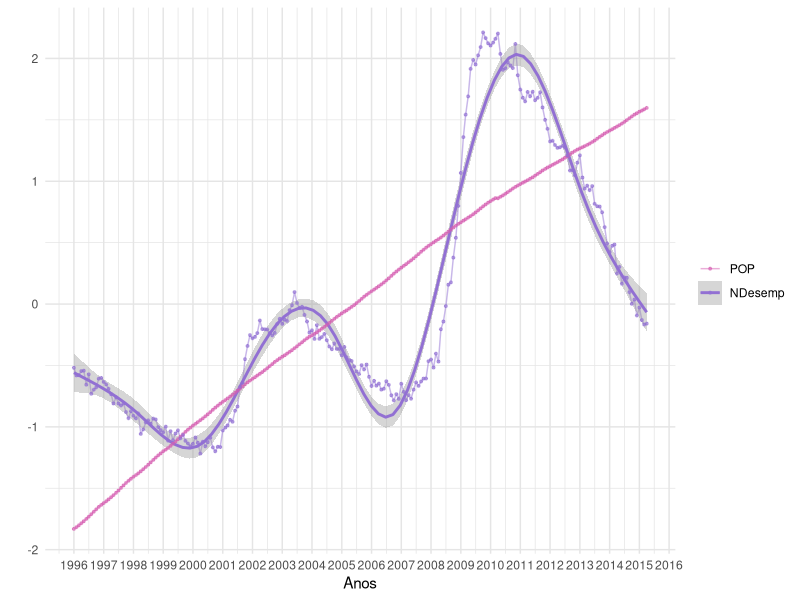

R code for this plot:
library(readxl)
library(tidyverse)
library(reshape2)

# build dataframe
data <- read_xlsx("econ.xlsx") 

data$tempo <- as.Date(data$tempo, format = "%Y-%m-%d")
df <- subset(data, tempo >= as.Date("1996-01-01"))
df <- df[,c("tempo", "pop", "ndesemp")]

# Apply variable transformation
stdd_pop = sd(df[[2]], na.rm = TRUE)
mean_pop = mean(df[[2]], na.rm = TRUE)

stdd_ndesemp = sd(df[[3]], na.rm = TRUE)
mean_ndesemp = mean(df[[3]], na.rm = TRUE)

df[,c("pop")] <- (df[,c("pop")] - mean_pop) / stdd_pop
df[,c("ndesemp")] <- (df[,c("ndesemp")] - mean_ndesemp) / stdd_ndesemp

# Plot
# Convert to a melted data frame
meltdf <- melt(df, id="tempo")

# Create plot
plot <- ggplot(data = meltdf, aes(x=tempo, y=value, colour=variable, group=variable)) +
  geom_line(linewidth=0.5, alpha=0.5,na.rm = TRUE) +
  geom_smooth(data = subset(meltdf, variable == "ndesemp"), method = "gam") +
  geom_point(size=0.7, alpha=0.6,na.rm = TRUE) +
  scale_color_manual(values=c("#D65DB1", "#9270D3"), labels=c("POP", "NDesemp")) 

# Add theming
scaleFUN <- function(x) sprintf("%.2f", x)

plot + theme_minimal() +
       theme(legend.position = "right",
             legend.title = element_blank(),
             panel.grid.major = element_line(colour = "grey90"),
             panel.grid.minor = element_line(colour = "grey90")) +
             labs(y = "", x = "Anos") +
             scale_x_date(date_breaks = "1.5 years",
                          date_labels = "%Y")
             scale_y_continuous(labels=scaleFUN,
                                breaks = seq(min(meltdf$value, na.rm = TRUE),
                                max(meltdf$value, na.rm = TRUE), by = 1))
